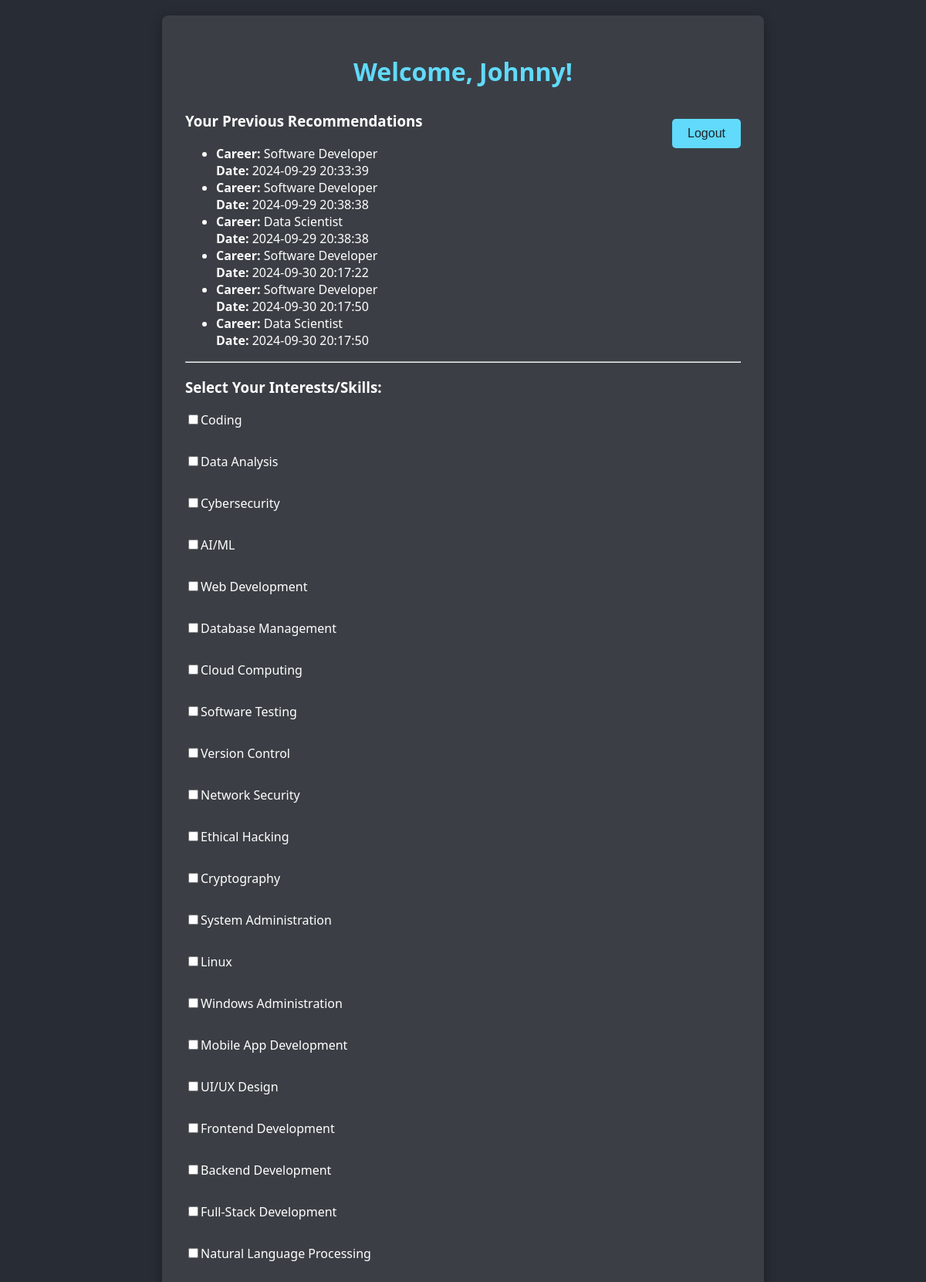
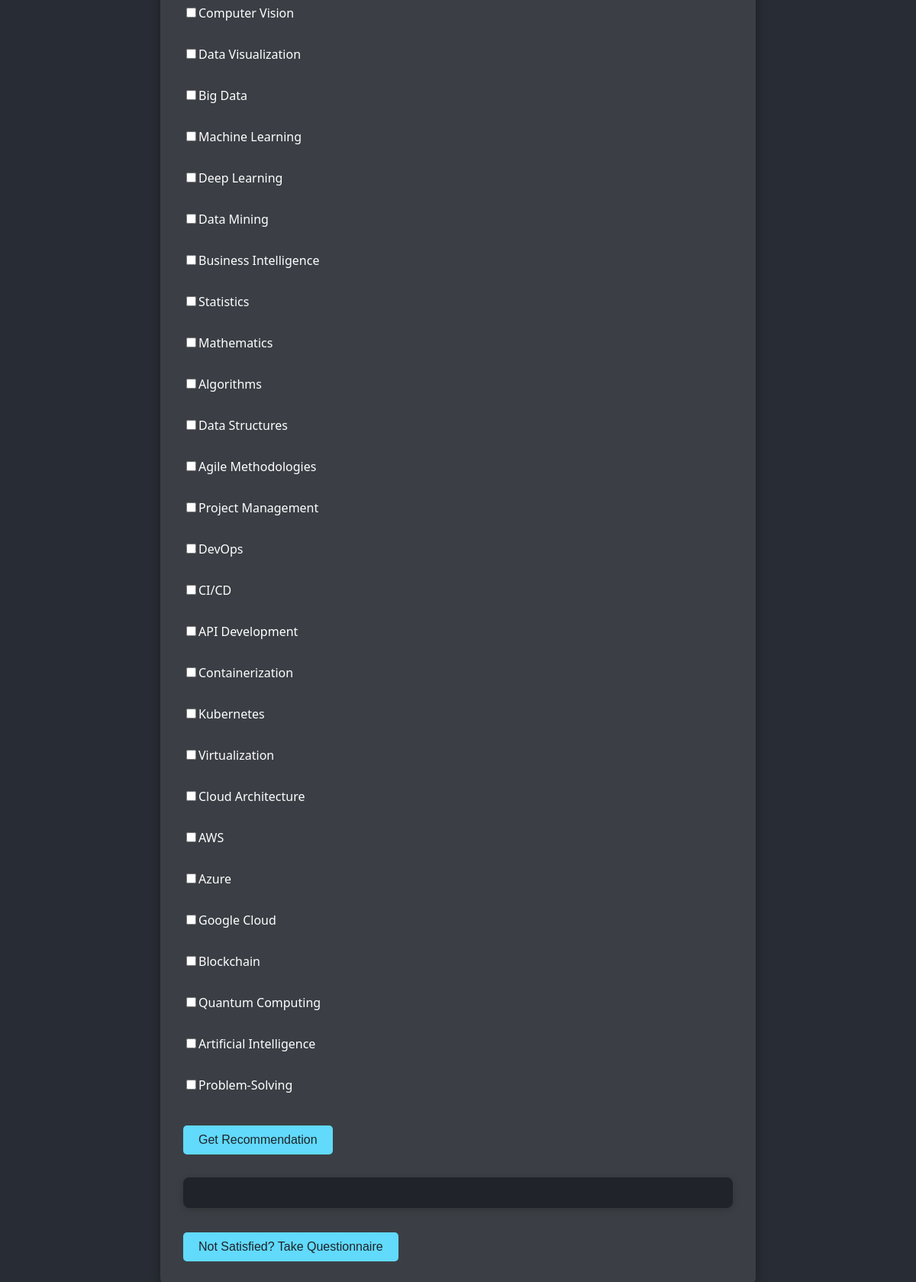
The page /dashboard (signed in) on the database its author committed (2 pictures, top to bottom).
### app.py (models this page shows)
class User(db.Model):
    id = db.Column(db.Integer, primary_key=True)
    name = db.Column(db.String(50), nullable=False)
    email = db.Column(db.String(100), unique=True, nullable=False)
    password = db.Column(db.String(100), nullable=False)
    recommendations = db.relationship('Recommendation', backref='user', lazy=True)

class Recommendation(db.Model):
    id = db.Column(db.Integer, primary_key=True)
    career = db.Column(db.String(100), nullable=False)
    date = db.Column(db.DateTime, nullable=False, default=datetime.utcnow)
    user_id = db.Column(db.Integer, db.ForeignKey('user.id'), nullable=False)

### app.py (the view)
@app.route('/dashboard')
def dashboard():
    if 'user_id' not in session:
        return redirect(url_for('login'))
    user_id = session['user_id']
    user = User.query.get(user_id)
    recommendations = Recommendation.query.filter_by(user_id=user_id).all()
    return render_template('dashboard.html', name=user.name, recommendations=recommendations, interests=interests)

### templates/dashboard.html (shortened to what this page needs)
<!DOCTYPE html>
<html lang="en">
<head>
    <link rel="stylesheet" type="text/css" href="{{ url_for('static', filename='css/styles.css') }}">
</head>
<body>
    <div class="container">
        <h1>Welcome, {{ name }}!</h1>
        <button onclick="window.location.href='/logout'" class="next-btn" style="float: right; margin-bottom: 20px;">Logout</button>
        <h3>Your Previous Recommendations</h3>
        <ul class="recommendations-list">
            {% for rec in recommendations %}
                <li>
                    <strong>Career:</strong> {{ rec.career }} <br>
                    <strong>Date:</strong> {{ rec.date.strftime('%Y-%m-%d %H:%M:%S') }}
                </li>
            {% else %}
                <li>No recommendations available.</li>
            {% endfor %}
        </ul>
        <hr>
        <h3>Select Your Interests/Skills:</h3>
        <form id="recommendationForm">
            <div id="interest-list">
                {% for interest in interests %}
                    <label><input type="checkbox" name="interest" value="{{ interest }}">{{ interest }}</label><br>
                {% endfor %}
            </div>
            <button type="submit" class="next-btn">Get Recommendation</button>
        </form>
        <div id="result"></div>
        <br>
        <button onclick="window.location.href='/questionnaire'" class="next-btn">Not Satisfied? Take Questionnaire</button>
    </div>
</body>
</html>

### static/css/styles.css (style rules this page uses)
body { font-family: 'Segoe UI', Tahoma, Geneva, Verdana, sans-serif; background-color: #282c34; color: #ffffff; margin: 0; padding: 0; display: flex; justify-content: center; align-items: center; min-height: 100vh; }
.container { width: 60%; margin: 20px auto; background: #3b3f45; padding: 30px; box-shadow: 0 4px 15px rgba(0, 0, 0, 0.3); border-radius: 8px; }
h1 { text-align: center; color: #61dafb; margin-bottom: 30px; }
label { display: block; margin-bottom: 10px; font-size: 1em; cursor: pointer; }
.next-btn { display: inline-block; padding: 10px 20px; background-color: #61dafb; color: #20232a; border: none; border-radius: 5px; cursor: pointer; font-size: 1em; transition: background-color 0.3s ease; margin-top: 10px; }
#result { margin-top: 30px; background: #20232a; padding: 20px; border-radius: 8px; box-shadow: 0 2px 10px rgba(0, 0, 0, 0.2); }

### rows shown on the page
User: name "Johnny"
Recommendation: career "Software Developer", date "2024-09-29 20:33:39"
Recommendation: career "Software Developer", date "2024-09-29 20:38:38"
Recommendation: career "Data Scientist", date "2024-09-29 20:38:38"
Recommendation: career "Software Developer", date "2024-09-30 20:17:22"
Recommendation: career "Software Developer", date "2024-09-30 20:17:50"
Recommendation: career "Data Scientist", date "2024-09-30 20:17:50"

### other values the page prints
{{ interest }} "Coding" "Data Analysis" "Cybersecurity" "AI/ML" "Web Development" "Database Management" "Cloud Computing" "Software Testing" "Version Control" "Network Security" "Ethical Hacking" "Cryptography" "System Administration" "Linux" "Windows Administration" "Mobile App Development" "UI/UX Design" "Frontend Development" "Backend Development" "Full-Stack Development" "Natural Language Processing" "Computer Vision" "Data Visualization" "Big Data" "Machine Learning" "Deep Learning" "Data Mining" "Business Intelligence" "Statistics" "Mathematics" "Algorithms" "Data Structures" "Agile Methodologies" "Project Management" "DevOps" "CI/CD" "API Development" "Containerization" "Kubernetes" "Virtualization" "Cloud Architecture" "AWS" "Azure" "Google Cloud" "Blockchain" "Quantum Computing" "Artificial Intelligence" "Problem-Solving"
